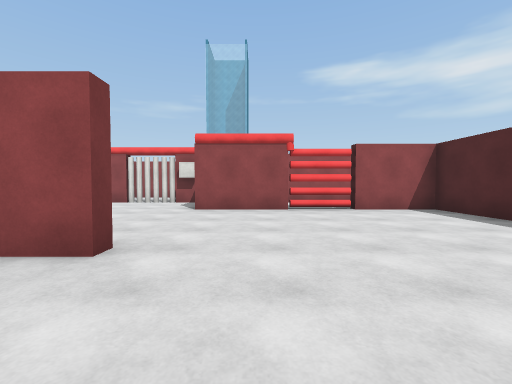
[1] (above)

18 first-person views from a walk through a Unity game level. The camera is 1.3 m above the floor, tilts 2° down and sees 90° across. The floor is counted in squares, 2 m on a side. Each view is taken from the middle of a square. On the plan, view 1 faces up. The plan holds only what a view shows up to about 9 squares ahead; the rest is blank. The place goes on beyond the plan. The player is left out. Some animated figures are not drawn. Door leaves are left out, so doorways stand open. Surface patterns are stand-ins for the level's own textures.

[2]
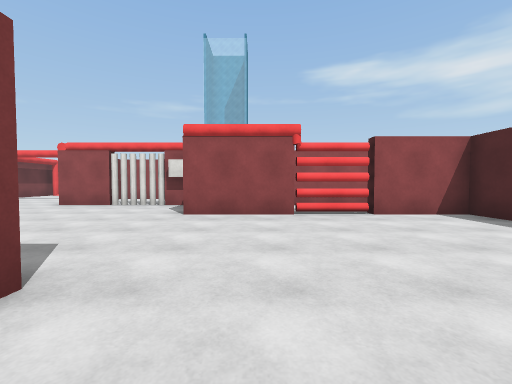

[3]
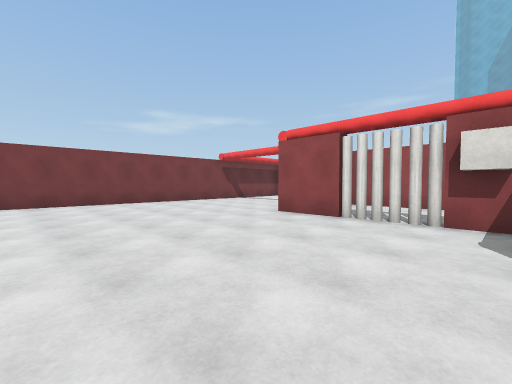

[4]
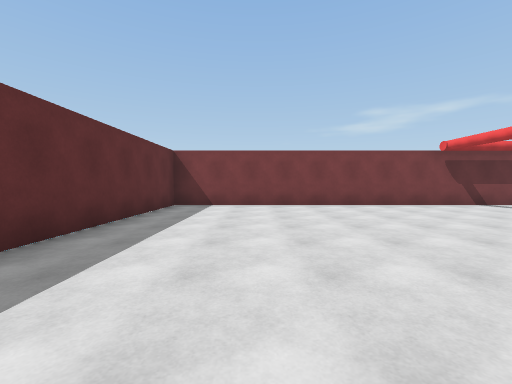

[5]
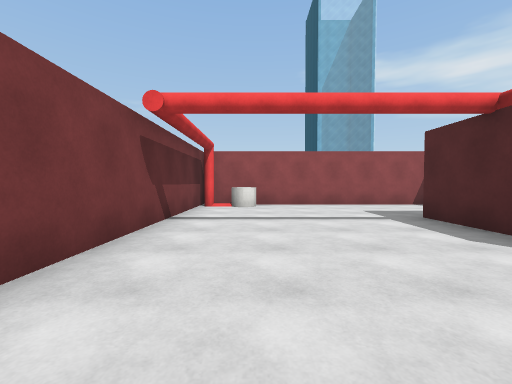

[6]
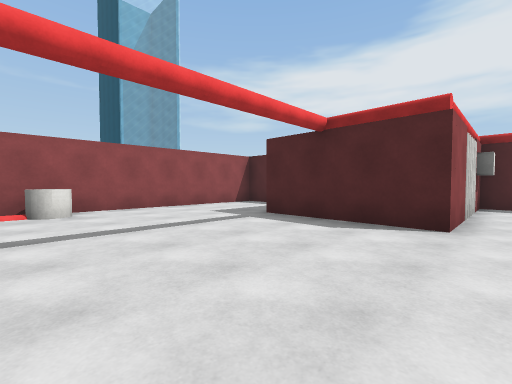

[7]
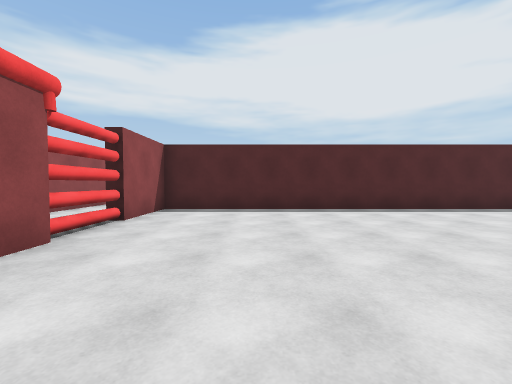

[8]
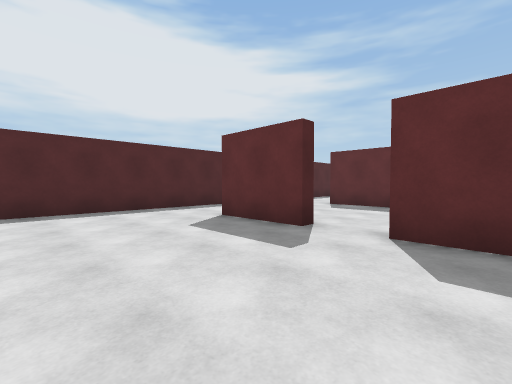

[9]
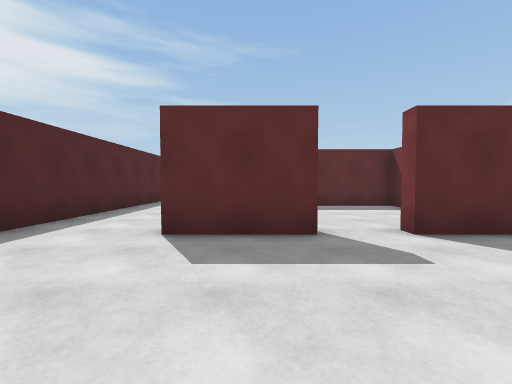

[10]
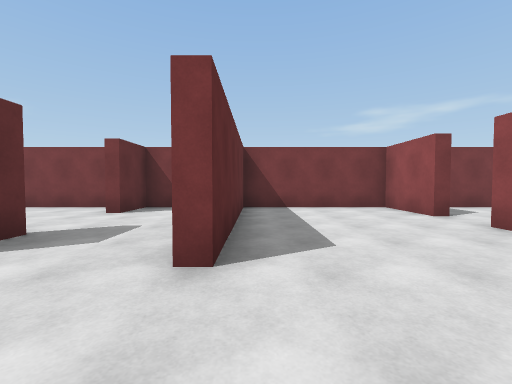

[11]
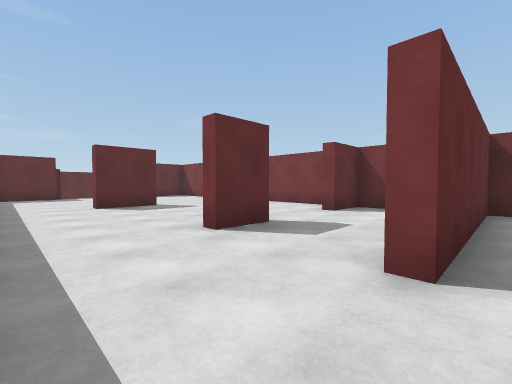

[12]
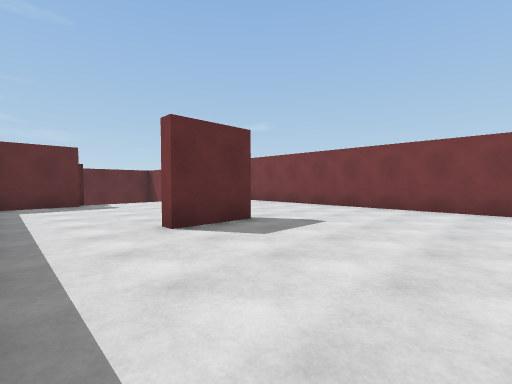

[13]
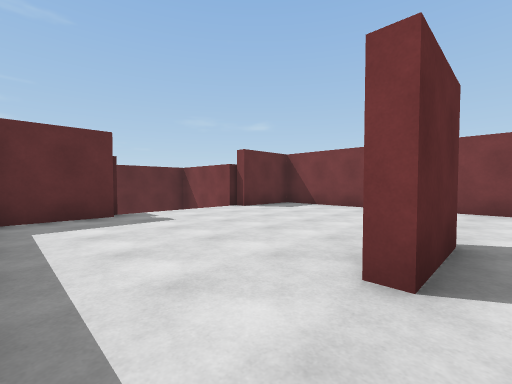

[14]
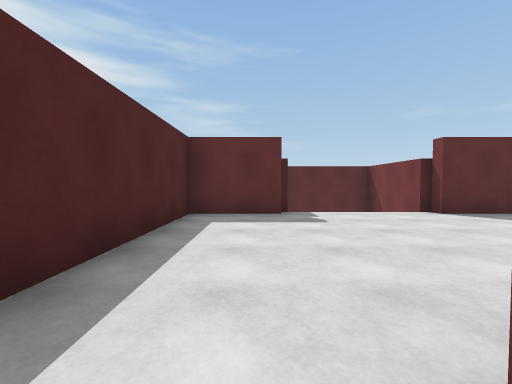

[15]
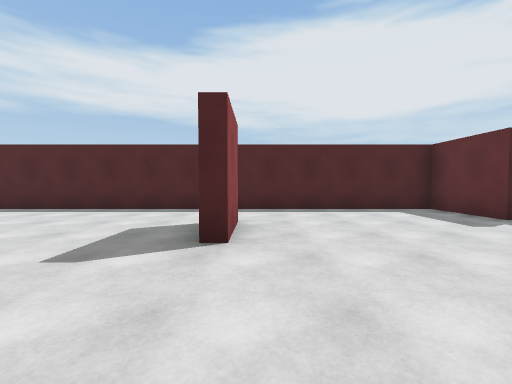

[16]
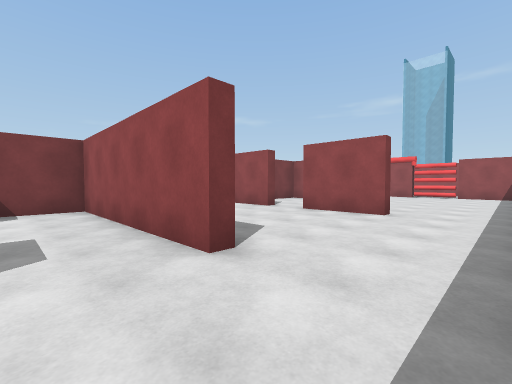

[17]
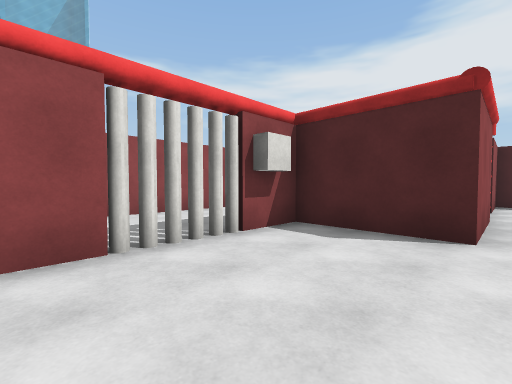

[18]
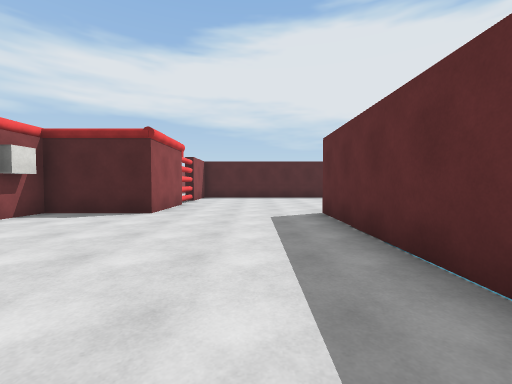

### Floor plan
Points are (right, up) in squares from view 1. A wall is a line through its corners. A room is listed if a view was taken in it or the views show most of it. See-through windows are left out.
Room 1 (views 1, 2, 3, 4, 5, 6, 7, 8, 9, 17, 18)
walls: (-4.4, 8.6) (-5.8, 8.6) (-5.8, 11.9); (-2.9, 1.4) (-2.9, 0.1); (0.9, 6.2) (-1.5, 6.2) (-1.5, 8.6) (-2.6, 8.6); (-2.2, -1.2) (-1, -1.2) (-1, -1.5); (-3.5, 13.9) (-3.5, 14.4); (0.2, -1.5) (0.2, -1.2) (2.3, -1.2) (2.3, -1.5); (-3.9, 14.8) (-10.4, 14.8); (-10.6, 15.1) (-10.6, 2.5) (-1.4, 2.5) (-1.4, 2.2) (-2.2, 2.2); (4.4, -1.5) (4.4, 6.2) (2.4, 6.2)
ways out: opening at (0, -1) to room 2; opening at (3.5, -1) to room 2; opening at (1.5, 7)
objects: red cylinder (-10, 14); white cylinder (-9, 14)
Room 2 (views 10, 11)
walls: (2.3, -1.5) (0.2, -1.5); (-1, -1.5) (-2.9, -1.5) (-2.9, -5.3) (2, -5.3); (4.4, -5.5) (4.4, -1.5)
ways out: opening at (0, -1) to room 1; opening at (3.5, -1) to room 1; opening at (3.5, -5) to room 3
Room 3 (views 12, 13, 14, 15, 16)
walls: (0.6, -12.4) (2.4, -12.4); (2.2, -12.7) (0.8, -12.7); (2.4, -17.4) (4.4, -17.4) (4.4, -5.5); (-0.7, -17.8) (-0.7, -20.5); (0.8, -7.9) (2, -7.9); (-2.9, -8.9) (-2.9, -17.4) (-0.9, -17.4); (1.5, -20.5) (2, -20.5); (2, -5.3) (2, -5.6) (-2.9, -5.6) (-2.9, -7.9) (-1.4, -7.9) (-1.4, -8.4)
ways out: opening at (3.5, -5) to room 2

Positions as (right, up) in squares from view 1, and headings:
1: (0, 0), facing up
2: (0, 1), facing up
3: (-2, 4), facing up-left
4: (-3, 5), facing left
5: (-9, 7), facing up
6: (-10, 8), facing up-right
7: (-2, 4), facing right
8: (-2, 2), facing down-right
9: (1, 2), facing down
10: (4, -5), facing left
11: (4, -5), facing down-left
12: (4, -9), facing down-left
13: (4, -12), facing down-left
14: (3, -12), facing down
15: (-2, -13), facing right
16: (4, -7), facing up-left
17: (-5, 6), facing up-right
18: (-7, 4), facing right
